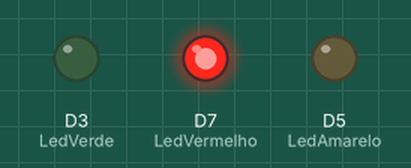
Simulated run of this sketch. Board: ESP8266 (NodeMCU). Shown: output pins drawn as LEDs (lit = HIGH).

Above: at 1.5 s.
At 4.5 s:
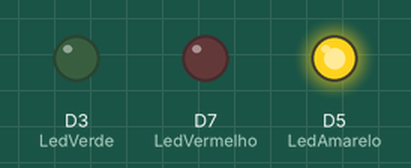
At 7.5 s:
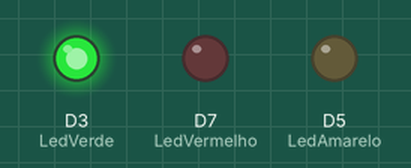
Timing chart, 0 to 11.7 s (numbered marks = the images above):
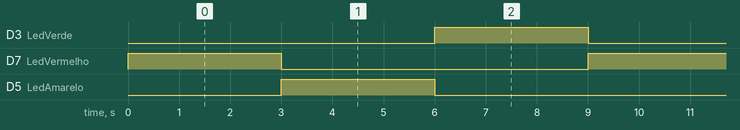

Measured:
- by itself, D3 (LedVerde), D7 (LedVermelho), D5 (LedAmarelo): alternates HIGH for 3.0 s and LOW for 6.0 s
- by itself, everything shown: repeats every 9.0 s, in 3 steps

The sketch:

codigo_fonte.ino
```cpp
/**
* WITE 2024
* Robótica Educacional
* Desafio : Travessia Segura
* Autor : Jackson Roberio
*/
#define LedVermelho D7
#define LedAmarelo D5
#define LedVerde D3

void setup() {
  pinMode(LedVermelho, OUTPUT);
  pinMode(LedAmarelo, OUTPUT);
  pinMode(LedVerde, OUTPUT);
}

void loop() {
  digitalWrite(LedVerde, LOW);
  digitalWrite(LedVermelho, HIGH);
  delay(3000);
  digitalWrite(LedVermelho, LOW);
  digitalWrite(LedAmarelo, HIGH);
  delay(3000);
  digitalWrite(LedAmarelo, LOW);
  digitalWrite(LedVerde, HIGH);
  delay(3000);
}
```
